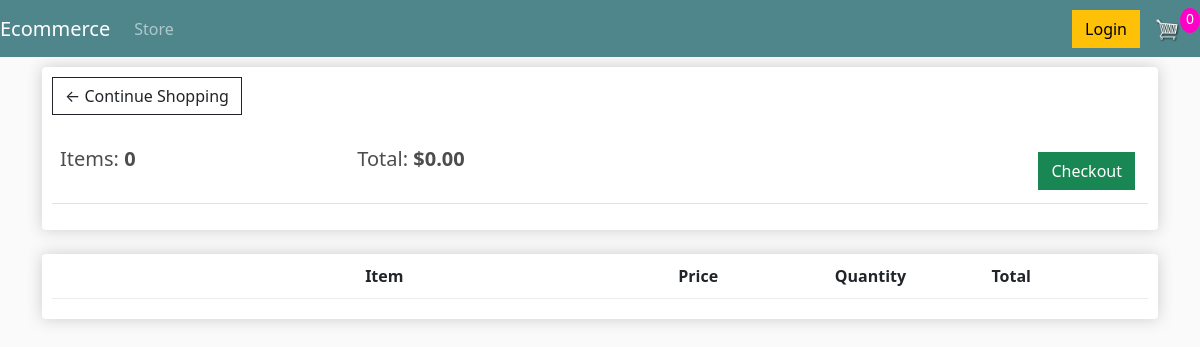
The app's page /cart/ (signed in), older data.
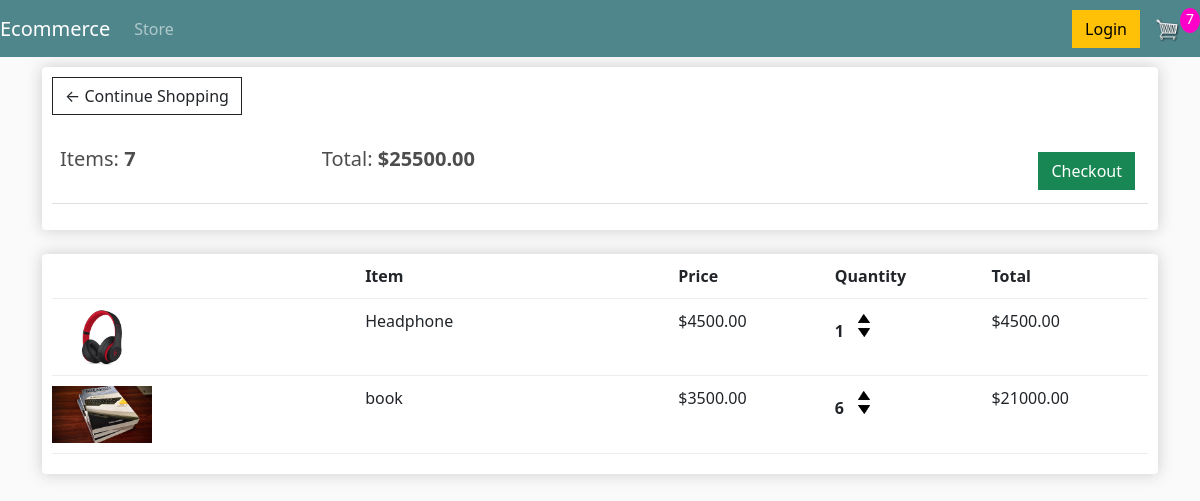
The same page, newer data.
### store/models.py (models this page shows, shortened)
class Order(models.Model):
    customer = models.ForeignKey(Customer, on_delete=models.SET_NULL, null=True,blank=True)#if customer is deleted, we dont want to delete the order but rather set the customer value to null
    date_ordered=models.DateTimeField(auto_now_add=True)
    complete=models.BooleanField(default=False, null=True, blank=False)
    transaction_id=models.CharField(max_length=100, null=True)
    @property
    def get_cart_total(self):
        orderitems = self.orderitem_set.all()
        total=sum([item.get_total for item in orderitems])
        return total
    @property
    def get_cart_items(self):
        orderitems = self.orderitem_set.all()
        total=sum([item.quantity for item in orderitems])
        return total

class OrderItem(models.Model):
    product = models.ForeignKey(Product, on_delete=models.SET_NULL, null=True, blank=True)
    order = models.ForeignKey(Order, on_delete=models.SET_NULL, null=True,blank=True)
    quantity = models.IntegerField(default=0,null=True,blank=True)
    date_added = models.DateTimeField(auto_now_add=True)
    @property
    def get_total(self):
        total=self.product.price * self.quantity
        return total

class Product(models.Model):
    name = models.CharField(max_length=255, null=True)
    price=models.DecimalField(max_digits=7,decimal_places=2)
    digital = models.BooleanField(default=False,blank=True, null=True)#If the item is digital, we dont need to ship
    product_image=models.ImageField(null=True, blank=True)
    @property# this is property decorator that will enable us to access this as an attribute rather as a method
    def imageURL(self):
        try:
            url=self.product_image.url
        except:
            url = ''
        return url

### store/views.py (the view)
# urls.py: path('cart/', views.cart, name="cart"),
def cart(request):
    data=cartData(request)
    cartItems=data['cartItems']
    order=data['order']
    items=data['items']
    context={
        "items":items,
        "order":order,
        "cartItems":cartItems,
    }
    return render(request, 'store/cart.html', context)

### store/utils.py (called while the page is built, shortened)
def cartData(request):
    if request.user.is_authenticated:
        customer=request.user.customer
        order, created=Order.objects.get_or_create(customer=customer, complete=False)
        items=order.orderitem_set.all()
        cartItems=order.get_cart_items
    return {'cartItems':cartItems,'order':order,'items':items}

### store/templates/store/cart.html
{% extends 'store/main.html' %}
{% load static %}
{% block content %}
<div class="row">
	<div class="col-lg-12">
		<div class="box-element">
            <a  class="btn btn-outline-dark" href="{% url 'store' %}">&#x2190; Continue Shopping</a>
	<br>
	<br>
	<table class="table">
		<tr>
			<th><h5>Items: <strong>{{order.get_cart_items}}</strong></h5></th>
			<th><h5>Total:<strong> ${{order.get_cart_total|floatformat:2}}</strong></h5></th>
			<th>
				<a  style="float:right; margin:5px;" class="btn btn-success" href="{% url 'checkout' %}">Checkout</a>
			</th>
		</tr>
	</table>
		</div>
		<br>
		<div class="box-element">
            <div class="cart-row">
                <div style="flex:2"></div>
                <div style="flex:2"><strong>Item</strong></div>
                <div style="flex:1"><strong>Price</strong></div>
                <div style="flex:1"><strong>Quantity</strong></div>
                <div style="flex:1"><strong>Total</strong></div>
            </div>
            {% for item in items %}
            <div class="cart-row">
                <div style="flex:2"><img class="row-image" src="{{item.product.imageURL}}"></div>
                <div style="flex:2"><p>{{item.product.name}}</p></div>
                <div style="flex:1"><p>${{item.product.price|floatformat:2}}</p></div>
                <div style="flex:1">
                    <p class="quantity">{{item.quantity}}</p>
                    <div class="quantity">
                        <img data-product={{item.product.id}} data-action="add" class="chg-quantity update-cart" src="{% static  'images/arrow-up.png' %}">
                        <img data-product={{item.product.id}} data-action="remove" class="chg-quantity update-cart" src="{% static  'images/arrow-down.png' %}">
                    </div>
                </div>
                <div style="flex:1"><p>${{item.get_total}}</p></div>
		</div>
        {% endfor %}
	</div>
</div>
{% endblock content %}

Row changes from the older to the newer data that the page shows:
computed for Order: get_cart_items "0" → "7"; get_cart_total "0.00" → "25500.00"
added OrderItem: product.imageURL (picture), product.name "Headphone", product.price "4500.00", quantity "1", get_total "4500.00"
added OrderItem: product.imageURL (picture), product.name "book", product.price "3500.00", quantity "6", get_total "21000.00"
Text that changed along with them:
{{ cartItems }}: "0" → "7"
